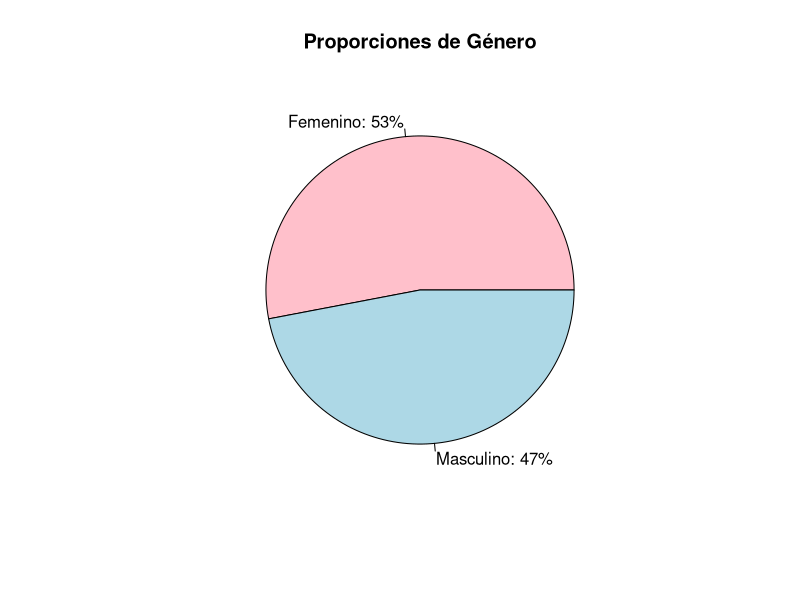
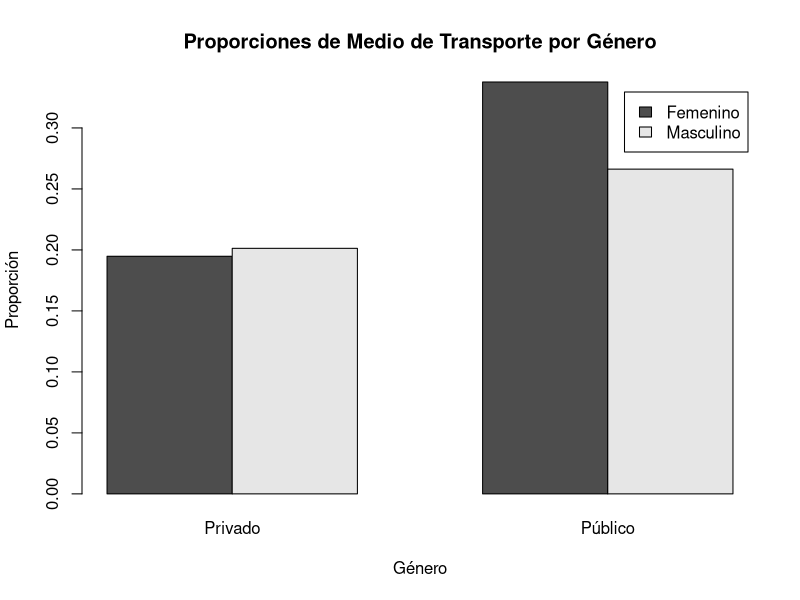
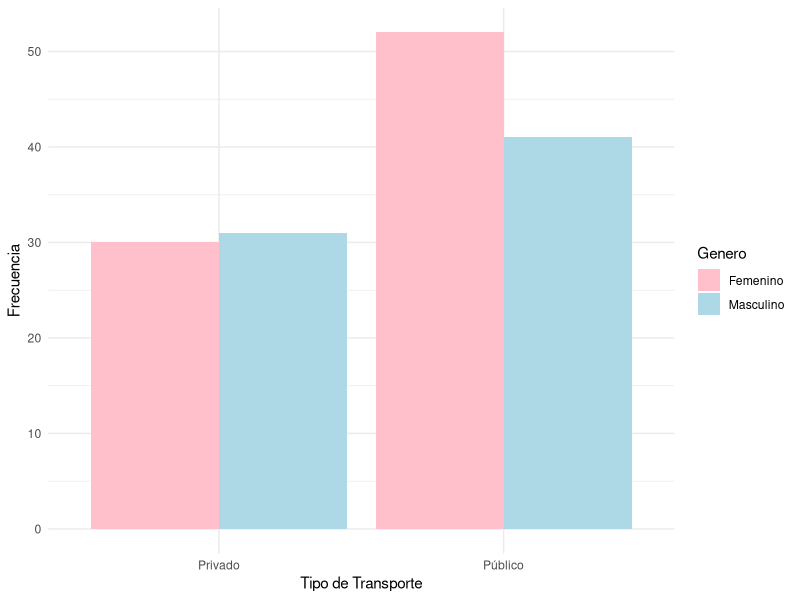
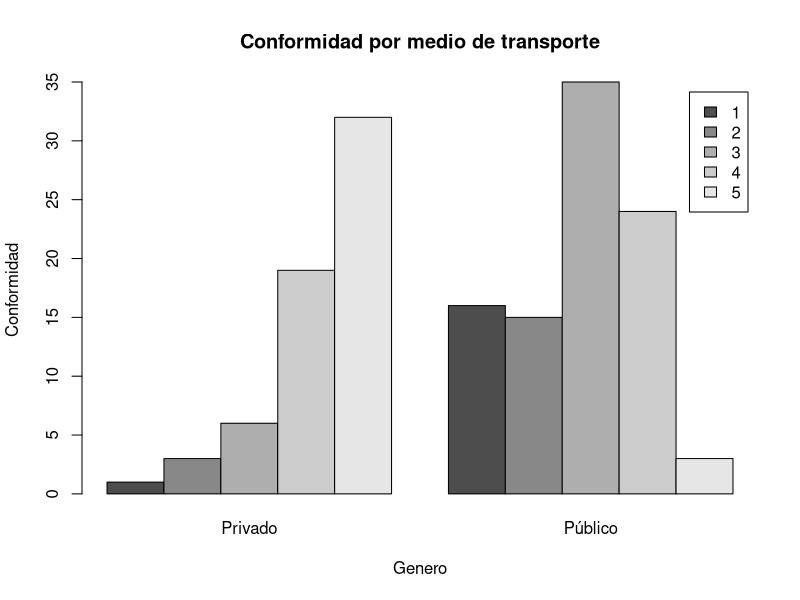
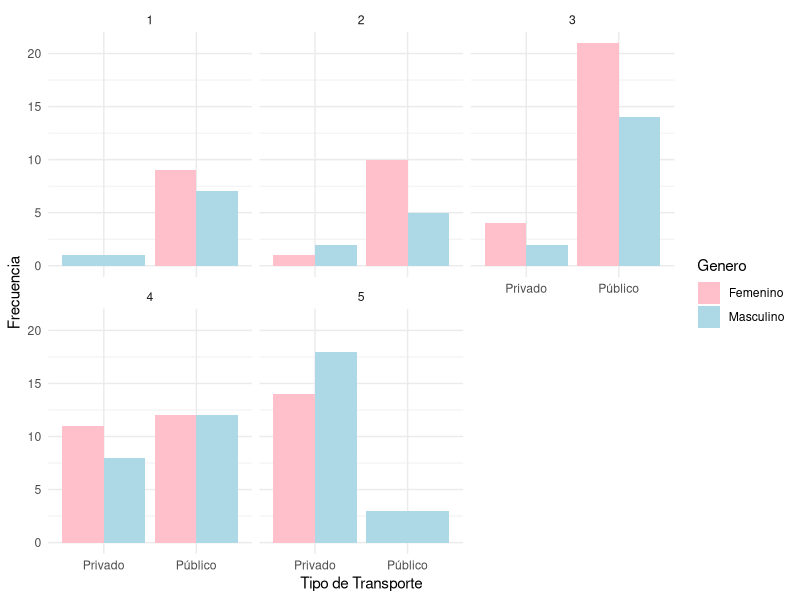
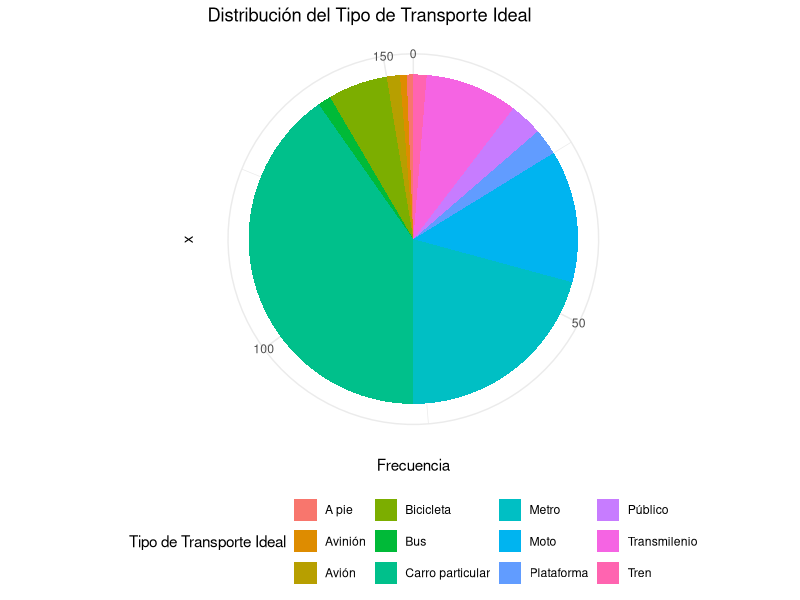
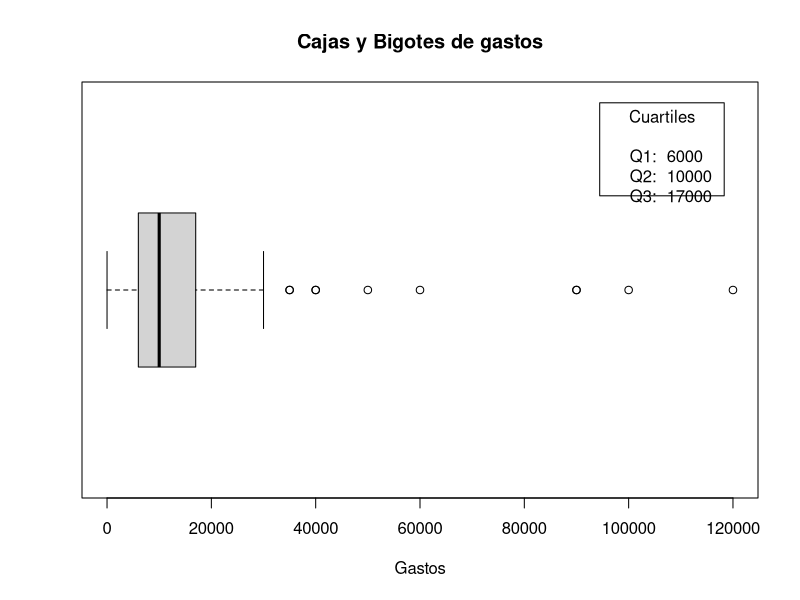
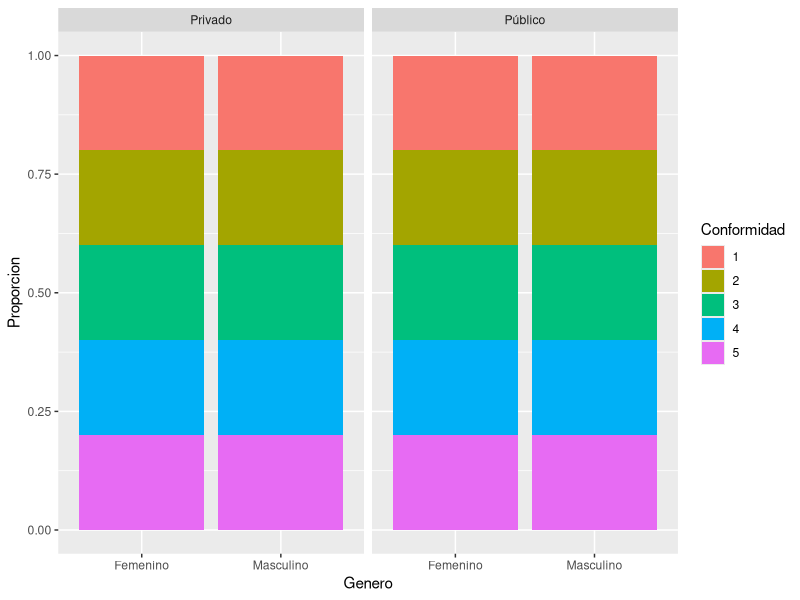

The R script that drew these images, in order:
## ---- chunk 1
 library(readxl)
 library(ggplot2)
 dr = read_excel("ENCUESTA MOVILIDAD(1-154) (1).xlsx")
 dr
 #Borrar las columnas innecesarias generadas por Microsoft Forms
 dr = dr[, -c(1)]
 generos = table(dr$`Genero `)
 
 
 proporciones_Genero = prop.table(generos)
 
 # Crear un gráfico de torta para mostrar la proporcion en genero
  proporciones_Genero=round(proporciones_Genero, 2)
  etiquetas = paste0(names(proporciones_Genero), ": ", proporciones_Genero * 100, "%")
  graficaGeneros = pie(proporciones_Genero, col = c("pink", "lightblue"), main = "Proporciones de Género", labels = etiquetas)


relacionMedioTrans_Genero = table(dr$`Genero `, dr$`¿Qué tipo transporte usa?`)
tabla_RelacionMedioTrans=table(prop.table(relacionMedioTrans_Genero))
prop_relacionMedioTrans_Genero = prop.table(relacionMedioTrans_Genero)

barplot(prop_relacionMedioTrans_Genero, beside = TRUE, legend.text = TRUE, main = "Proporciones de Medio de Transporte por Género", xlab = "Género", ylab = "Proporción")

# Calcular la proporción de Medio de Transporte por Género
prop_relacionMedioTrans_Genero = prop.table(table(dr$`Genero `, dr$`¿Qué tipo transporte usa?`))



# Relación entre medio de transporte y género

ggplot(dr, aes(x = `¿Qué tipo transporte usa?`, fill = `Genero `)) +
  geom_bar(position = "dodge") +
  labs(
    x = "Tipo de Transporte",
    y = "Frecuencia") +
  scale_fill_manual(values = c("pink", "lightblue")) +
  theme_minimal()


#Relacion entre nivel de conformidad y tiempo que tarda

barplot(table(dr$'Nivel de conformidad',dr$'¿Qué tipo transporte usa?'),beside = TRUE, legend.text = TRUE,main = "Conformidad por medio de transporte",xlab = "Genero", ylab="Conformidad")



# Conformidad por tipo de transporte y genero
ggplot(dr, aes(x = `¿Qué tipo transporte usa?`, fill = `Genero `)) +
  geom_bar(position = "dodge") +
  facet_wrap(~ `Nivel de conformidad`) +
  labs(
       x = "Tipo de Transporte",
       y = "Frecuencia") +
  scale_fill_manual(values = c("pink", "lightblue")) +
  theme_minimal()


# Contar la frecuencia de cada tipo de transporte ideal

frecuencia_transporte_ideal <- table(dr$`Medio transporte ideal. ¿Por qué?`)

# Convertir la tabla en un dataframe
df_frecuencia <- as.data.frame(frecuencia_transporte_ideal)

# Renombrar las columnas
colnames(df_frecuencia) <- c("Transporte_Ideal", "Frecuencia")

# Crear el gráfico de torta
ggplot(df_frecuencia, aes(x = "", y = Frecuencia, fill = Transporte_Ideal)) +
  geom_bar(stat = "identity") +
  coord_polar("y", start = 0) +
  labs(title = "Distribución del Tipo de Transporte Ideal",
       fill = "Tipo de Transporte Ideal") +
  theme_minimal() +
  theme(legend.position = "bottom")

# Boxplot para analizar gastos promedios de dinero
bp <- boxplot(as.numeric(dr$`En promedio cuánto dinero gasta a diario, en transporte`), 
  main="Cajas y Bigotes de gastos", 
  xlab="Gastos", 
  horizontal=TRUE)

# Mostrar los valores de q1, q2 y q3
q1 <- bp$stats[2]
q2 <- bp$stats[3]
q3 <- bp$stats[4]

# Agregar las etiquetas al gráfico
legend("topright", inset=.05, title="Cuartiles", 
       legend=paste("Q1: ", round(q1, 2), "\nQ2: ", round(q2, 2), "\nQ3: ", round(q3, 2)), cex=1)

# Grafico que permita analizar genero conformidad y tiempo usando tablas de contingencia

# Crear una tabla de contingencia entre genero, conformidad y tiempo
tabla_contingencia <- table(dr$`Genero `, dr$`Nivel de conformidad`, dr$`¿Qué tipo transporte usa?`)

# Convertir la tabla de contingencia en un dataframe
df_contingencia <- as.data.frame.table(tabla_contingencia)

# Renombrar las columnas
colnames(df_contingencia) <- c("Genero", "Conformidad", "Tipo_Transporte", "Frecuencia")

# Crear el grafico de barras
ggplot(df_contingencia, aes(x = Genero, fill = Conformidad)) +
  geom_bar(position = "fill") +
  facet_wrap(~ Tipo_Transporte) +
  labs(
    x = "Genero",
    y = "Proporcion",
    fill = "Conformidad")
